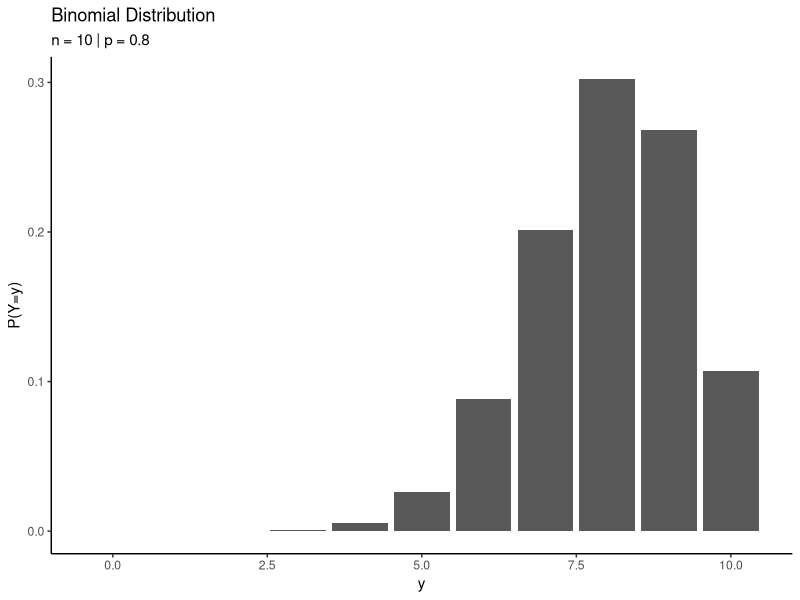

Here is the R script that generated this plot: (Note: this script raises an error after producing the figure.)
library(dplyr)
library(ggplot2)

# Binomial Random Variable (Y)
# Across some n "trials", Y captures the number of "successes"
# assuming some probability p of success

# Visualizing Binomial Distributions -------------------------------------------

p  <- 0.8                        # Parameter: Success probability
n  <- 10                         # Parameter: Number of trials
y  <- 0:n                        # Possible successes
P_y <- dbinom(y, size=n, prob=p) # Probability mass function P(Y=y)

tibble(y, P_y) %>%
  ggplot(aes(x=y, y=P_y)) +
  geom_bar(stat="identity") +
  labs(x="y", y="P(Y=y)") +
  labs(title="Binomial Distribution",
       subtitle=paste("n =", n, "| p =", p)) +
  theme_classic()

# Simulating from Binomial Distributions ---------------------------------------
## Suppose we magically knew that Donald Trump had a population approval rating of 42%.  
## Equivalently, 0.42 of the population approves of Trump. 

set.seed(4716) ## Fun fact: this ensures that simulations are replicable

## Draw a random sample of 1000 respondents where Y = number who support Trump. 
Y <- rbinom(TODO, size=TODO, prob=TODO)

## How do we infer the proportion of the population who supports Trump from this sample?
prop_approve <- TODO

## 1. How can we simulate 100 repeated samples of 1000 respondents? 
Y_repeated_100 <- rbinom(TODO, size=TODO, prob=0.42)

## Visualize the resulting distribution of % approve.
tibble(approval=Y_repeated_100) %>%
  mutate(prop_approve=TODO) %>% ## Hint: Hint: same operation as on line 31!
  ggplot(aes(x=prop_approve)) +
  geom_histogram(bins=100) +
  scale_x_continuous(limits = c(0.3, 0.5)) +
  theme_classic()

## 2. What about 10,000 repeated samples? 
Y_repeated_10k <- rbinom(TODO, size=TODO, prob=0.42)

## Visualize the resulting distribution of % approve. 
## How does it compare to before?
tibble(approval=Y_repeated_10k) %>%
  mutate(prop_approve=TODO) %>% ## Hint: same operation as on line 31!
  ggplot(aes(x=prop_approve)) +
  geom_histogram(bins=100) +
  scale_x_continuous(limits = c(0.3, 0.5)) +
  theme_classic()

## 3. What about 100 repeated samples of 10,000 respondents?
Y_10k_repeated_100 <- rbinom(TODO, size=TODO, prob=0.42)

## Visualize the resulting distribution of % approve. 
## How does it compare to before?
tibble(approval=Y_10k_repeated_100) %>%
  mutate(prop_approve=TODO) %>% ## Hint: same operation as on line 31!
  ggplot(aes(x=prop_approve)) +
  geom_histogram(bins=100) +
  scale_x_continuous(limits = c(0.3, 0.5)) +
  theme_classic()
